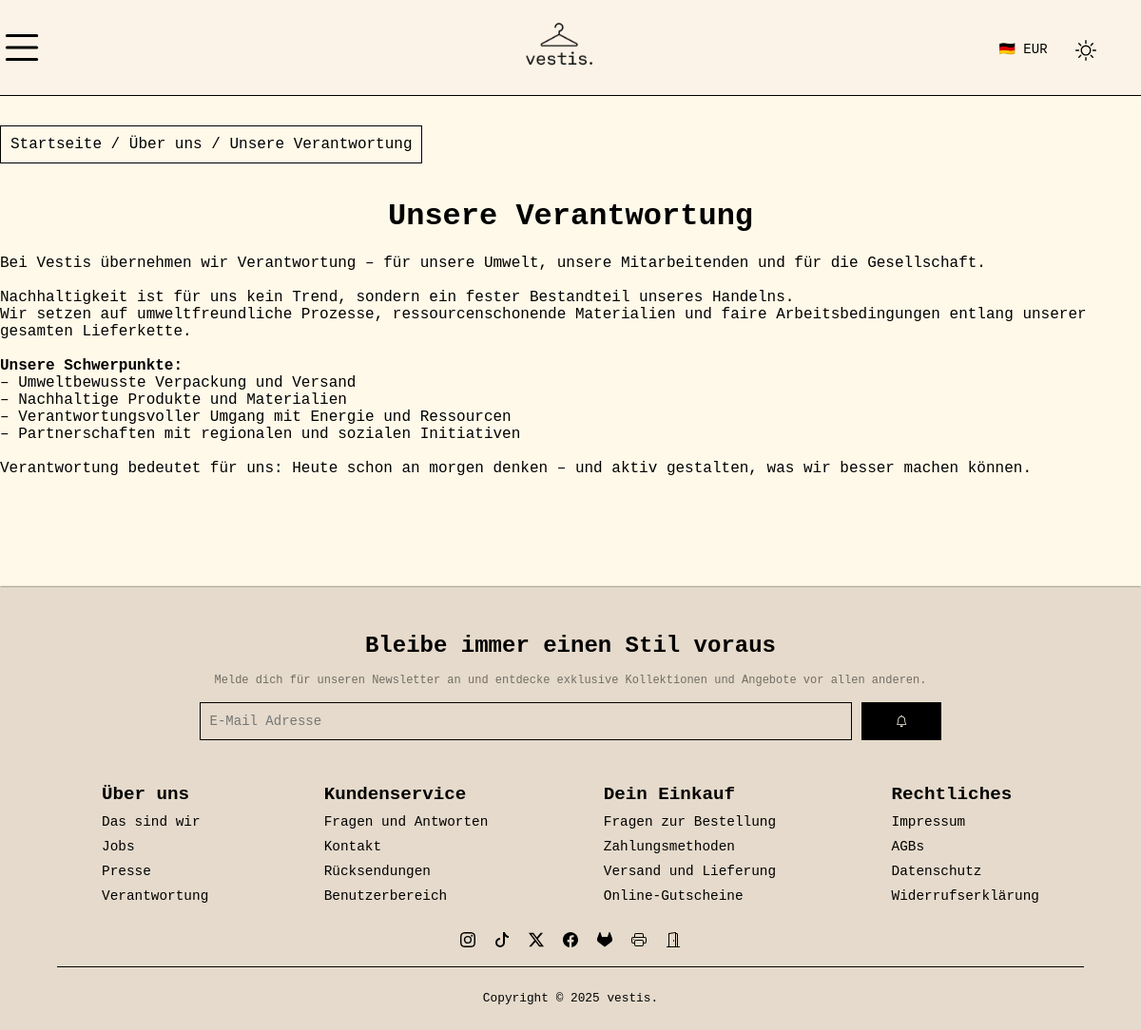
/about-us/responsibility, run on the app's committed database.
### tables this page shows
CREATE TABLE `globalConfig` (
  `attribute` varchar(255) NOT NULL,
  `value` text DEFAULT NULL
);

### controller/AboutUsController.php (called while the page is built, shortened)
<?php
class AboutUsController
{
    public function responsibility(): void
    {
        require_once __DIR__."/../views/about-us/responsibility.php";
    }
}

### Kernel.php (called while the page is built, shortened)
<?php
class Kernel
{
    public function run(): void
    {
        $this->handleRoute();
    }
    private function handleRoute(): void
    {
        $routes = require __DIR__.'/routes.php';
        $pathname = PathUtility::getPathname();
        [$controllerClass, $method] = $routes[$pathname];
        $controller = new $controllerClass();
        try {
            $controller->$method();
        } catch (Throwable $exception) {
            ob_end_clean();
            $errorMessage = $exception->getMessage();
            $acceptHeader = $_SERVER['HTTP_ACCEPT'] ?? null;
            if (str_contains($acceptHeader, 'application/json')) {
                header('Content-type: application/json');
                echo json_encode(['errorMessage' => $errorMessage]);
            } else {
                require_once __DIR__.'/views/error.php';
            }
        }
    }
}

### public/router.php (called while the page is built)
<?php
require_once __DIR__ ."/../autoload.php";
require_once __DIR__ ."/../Kernel.php";
(new Kernel())->run();

### database/Repositories/QueryAbstraction.php (called while the page is built, shortened)
<?php
class QueryAbstraction
{
    public static function fetchOneAs(?string $className, string $query, array $params = []): mixed
    {
        $newQuery = sprintf("%s LIMIT 1", $query);
        $statement = QueryAbstraction::prepareAndExecuteStatement($newQuery, $params);
        $assoc =  $statement->fetch(\PDO::FETCH_ASSOC) ?? null;
        if (null !== $assoc && false !== $assoc && $className !== null) {
            return self::convertAssocToClass($className, $assoc);
        }
        return null;
    }
    private static function prepareAndExecuteStatement(string $query, array $params = []): \PDOStatement
    {
        $connection = $GLOBALS['dbConnection'];
        $normalizedParams = self::normalizeParams($query, $params);
        try {
            $statement = $connection->prepare($query);
            self::bindParams($statement, $normalizedParams);
            $statement->execute();
        } catch (\PDOException $e) {
            throw new DatabaseException($e->getMessage(), is_int($e->getCode()) ? $e->getCode() : -1, $e);
        }
        return $statement;
    }
    private static function convertAssocToClass(string $className, array $assoc): mixed
    {
        $reflectionClass = new \ReflectionClass($className);
        try {
            $instance = $reflectionClass->newInstance();
        } catch (\ReflectionException $e) {
            throw new DatabaseException($e->getMessage(), $e->getCode(), $e);
        }
        foreach ($assoc as $key => $value) {
            if ($reflectionClass->hasProperty($key)) {
                $property = $reflectionClass->getProperty($key);
                $type = $property->getType();
                if (is_string($value)) {
                    $value = preg_replace('/^[\s\p{Z}\x00-\x1F]+|[\s\p{Z}\x00-\x1F\x7F]+$/u', '', $value);
                }
            }
        }
        return $instance;
    }
    private static function normalizeParams(string &$query, array $params): array
    {
        $normalizedParams = [];
        foreach ($params as $key => $value) {
            if (is_array($value)) {
                $newParams = [];
                if (count($value) === 0) {
                    $normalizedParams[$key] = null;
                } else {
                    foreach ($value as $i => $subValue) {
                        $newParams["{$key}_$i"] = $subValue;
                    }
                    $newQueryParamArray = array_map(fn (string $param) => sprintf(":%s", $param), array_keys($newParams));
                    $query = str_replace(':' . $key, sprintf('(%s)', implode(', ', $newQueryParamArray)), $query);
                    $normalizedParams = array_merge($normalizedParams, $newParams);
                }
            } else {
                $normalizedParams[$key] = $value;
            }
        }
        return $normalizedParams;
    }
    private static function bindParams(\PDOStatement &$stmt, array $params): void
    {
        foreach ($params as $key => $value) {
            if (is_bool($value)) {
                $stmt->bindValue($key, $value, \PDO::PARAM_BOOL);
            } else {
                $stmt->bindValue($key, $value);
            }
        }
    }
}

### database/Repositories/GlobalConfigRepository.php (called while the page is built, shortened)
<?php
class GlobalConfigRepository
{
    public static function getValue(string $attribute): ?string
    {
        $config = self::findByAttribute($attribute);
        return $config?->value;
    }
    public static function findByAttribute(string $attribute): ?GlobalConfig
    {
        return QueryAbstraction::fetchOneAs(GlobalConfig::class, "SELECT * FROM globalConfig WHERE attribute = :attr", ["attr" => $attribute]);
    }
}

### autoload.php (called while the page is built, shortened)
<?php
spl_autoload_register(function ($class) {
    $prefixes = [
        'Vestis\\Database\\' => __DIR__ . '/database/',
        'Vestis\\Service\\' => __DIR__ . '/service/',
        'Vestis\\Exception\\' => __DIR__ . '/exception/',
        'Vestis\\Controller\\' => __DIR__ . '/controller/',
        'Vestis\\Utility\\' => __DIR__ . '/utility/',
    ];
    foreach ($prefixes as $prefix => $baseDir) {
        $len = strlen($prefix);
        if (strncmp($prefix, $class, $len) !== 0) {
            continue;
        }
        $relativeClass = substr($class, $len);
        $file = $baseDir . str_replace('\\', '/', $relativeClass) . '.php';
        if (file_exists($file)) {
            return;
        }
    }
});

### service/AuthService.php (called while the page is built, shortened)
<?php
class AuthService
{
    public static function isCustomer(): bool
    {
        return false;
    }
}

### views/about-us/responsibility.php (the view, shortened to what this page needs)
<!DOCTYPE html>
<html lang="de">
<head>
    <?php include(__DIR__."/../../components/head.php"); ?>
</head>
<body>
<?php include(__DIR__."/../../components/header.php"); ?>
<main>
    <?php include(__DIR__."/../../components/breadcrumbs.php"); ?>
    <h1>Unsere Verantwortung</h1>
    <section>
        <?= \Vestis\Database\Repositories\GCR::getValue('RESPONSIBILITY_CONTENT') ?>
    </section>
</main>
<?php include(__DIR__."/../../components/footer.php"); ?>
</body>
</html>

### components/footer.php (shortened to what this page needs)
<footer>
    <div class="footer-newsletter">
        <h2>
            <?= GCR::getValue('FOOTER_HEADING') ?>
        </h2>
        <p>
            <?= GCR::getValue('FOOTER_SUBTITLE') ?>
        </p>
        <form class="form-row form-newsletter" action="/newsletter/subscribe" method="post">
            <label>
                <input type="email" name="mail" placeholder="E-Mail Adresse">
            </label>
            <button type="submit" class="btn">
            </button>
        </form>
    </div>
    <div class="footer-categories">
        <div class="footer-category">
            <h4>Über uns</h4>
            <a href="/about-us/about">Das sind wir</a>
            <a href="/about-us/jobs">Jobs</a>
            <a href="/about-us/press">Presse</a>
            <a href="/about-us/responsibility">Verantwortung</a>
        </div>
        <div class="footer-category">
            <h4>Kundenservice</h4>
            <a href="/customer-service/faq">Fragen und Antworten</a>
            <a href="/customer-service/contact">Kontakt</a>
            <a href="/customer-service/returns">Rücksendungen</a>
            <?php if (AuthService::isCustomer()) : ?>
                <a href="/user-area/user">Benutzerbereich</a>
            <?php else: ?>
                <a href="/auth/login">Benutzerbereich</a>
            <?php endif; ?>
        </div>
        <div class="footer-category">
            <h4>Dein Einkauf</h4>
            <a href="/your-purchase/order">Fragen zur Bestellung</a>
            <a href="/your-purchase/paymentmethods">Zahlungsmethoden</a>
            <a href="/your-purchase/shipment">Versand und Lieferung</a>
            <a href="/your-purchase/vouchers">Online-Gutscheine</a>
        </div>
        <div class="footer-category">
            <h4>Rechtliches</h4>
            <a href="/legal/impress">Impressum</a>
            <a href="/legal/gtc">AGBs</a>
            <a href="/legal/privacypolicy">Datenschutz</a>
            <a href="/legal/revocation">Widerrufserklärung</a>
        </div>
    </div>
    <div class="footer-bottom">
        <div class="footer-social">
            <a href="<?= GCR::getValue('FOOTER_INSTAGRAM_LINK') ?>" target="_blank">
            </a>
            <a href="<?= GCR::getValue('FOOTER_TIKTOK_LINK') ?>" target="_blank">
                <svg xmlns="http://www.w3.org/2000/svg" fill="currentColor" class="bi bi-tiktok"
                     viewBox="0 0 16 16">
                    <path d="M9 0h1.98c.144.715.54 1.617 1.235 2.512C12.895 3.389 13.797 4 15 4v2c-1.753 0-3.07-.814-4-1.829V11a5 5 0 1 1-5-5v2a3 3 0 1 0 3 3z"/>
                </svg>
            </a>
            <a href="<?= GCR::getValue('FOOTER_X_LINK') ?>" target="_blank">
                <svg xmlns="http://www.w3.org/2000/svg" fill="currentColor"
                     class="bi bi-twitter-x"
                     viewBox="0 0 16 16">
                    <path d="M12.6.75h2.454l-5.36 6.142L16 15.25h-4.937l-3.867-5.07-4.425 5.07H.316l5.733-6.57L0 .75h5.063l3.495 4.633L12.601.75Zm-.86 13.028h1.36L4.323 2.145H2.865z"/>
                </svg>
            </a>
            <a href="<?= GCR::getValue('FOOTER_FACEBOOK_LINK') ?>" target="_blank">
            </a>
            <a href="/katze.html">
            </a>
            <a href="/drucker.html">
            </a>
            <a href="/intern.html">
            </a>
        </div>
    </div>
    <div class="footer-copyright">
        <p>Copyright &#169; 2025 vestis.</p>
    </div>
</footer>

### public/style.css (style rules this page uses)
:root { --primary-background-color: #fff9e9; --footer-background-color: #e5dacb; --header-background-color: #fbf3e7; --card-background-color: #fbf4e2; --sidebar-color: #ebdfcf; --text-color: black; --button-color: black; --button-secondary-text-color: var(--text-color); --button-hover-color: #656565; --accent-color: #b35c7d; --danger-color: darkred; --success-color: #73956f; --form-box-shadow-color: rgba(0, 0, 0, 0.62); --th-background-color: #e5dacb; --z-index-popover: 1000; --header-height: 100px; --button-font-size: 14px; }
html { scroll-behavior: smooth; }
h1 { text-align: center; }
h1, h2, h3, h4, h5, p, span, strong, td, small, th { color: var(--text-color); }
* { font-family: "PT Mono", monospace; }
p { font-size: 12px; text-align: justify; color: var(--text-color); }
body { background-color: var(--primary-background-color); display: flex; flex-direction: column; align-items: center; margin: 0; min-height: 100vh; }
main { padding: calc(var(--header-height) + 16px) 0; flex: 1; display: flex; flex-direction: column; justify-content: center; }
footer { width: 100%; bottom: 0; height: auto; background-color: var(--footer-background-color); display: flex; align-items: center; justify-content: space-between; flex-direction: column; margin: 0; box-shadow: 0 0 2px var(--text-color); }
.footer-categories { display: flex; align-items: center; justify-content: space-evenly; width: 100%; margin: 0; }
.footer-category { display: flex; gap: 10px; margin: 1em; justify-content: flex-start; flex-direction: column; height: 90%; width: max-content; font-size: 0.9rem; text-align: left; }
.footer-category h4 { font-size: 1.2rem; text-align: left; }
.footer-category a { width: fit-content; }
.footer-newsletter { margin: 2rem; }
.footer-newsletter p { opacity: 0.5; text-align: center; margin: 1rem; }
.footer-newsletter h2 { margin: 1rem; text-align: center; }
.footer-newsletter input, .footer-newsletter label { height: 40px; width: 100%; }
.form-newsletter button { height: 40px; }
.footer-bottom { display: flex; flex-direction: row; justify-content: center; width: 90%; border-bottom: 1px solid var(--text-color); }
.footer-social { display: flex; flex-direction: row; align-items: center; gap: 20px; justify-content: center; padding: 15px 0 15px 0; }
.footer-social svg { fill: var(--text-color); height: 16px; width: 16px; }
.footer-copyright p { display: flex; font-size: 0.8em; margin: 2em; }
a { text-decoration: none; color: var(--text-color); }
.btn { color: var(--primary-background-color); background-color: var(--button-color); border-radius: 0; border: none; padding: 18px 36px; font-size: var(--button-font-size); cursor: pointer; position: relative; overflow: hidden; display: flex; align-items: center; justify-content: center; z-index: 0; }
.btn::before { content: ""; position: absolute; top: 0; left: 0; width: 0; height: 100%; background-color: var(--button-hover-color); z-index: -1; transition: width 0.3s ease-in; }
.btn svg { width: var(--button-font-size); height: var(--button-font-size); }
.card h2, h4 { margin: 0; }
input, .form-box select, select.retro { padding: 10px; font-size: 14px; border-radius: 0; border: 1px solid var(--text-color); width: 100%; text-align: left !important; box-sizing: border-box; background: inherit; color: var(--text-color); }
form { color: var(--text-color); display: flex; flex-direction: column; align-items: center; gap: 1em; width: 100%; }
.form-row { display: flex; flex-direction: row; gap: 10px; }

### data on the page
globalconfig: value "Bleibe immer einen Stil voraus"
globalconfig: value "Melde dich für unseren Newsletter an und entdecke exklusive Kollektionen und Angebote vor allen anderen."
